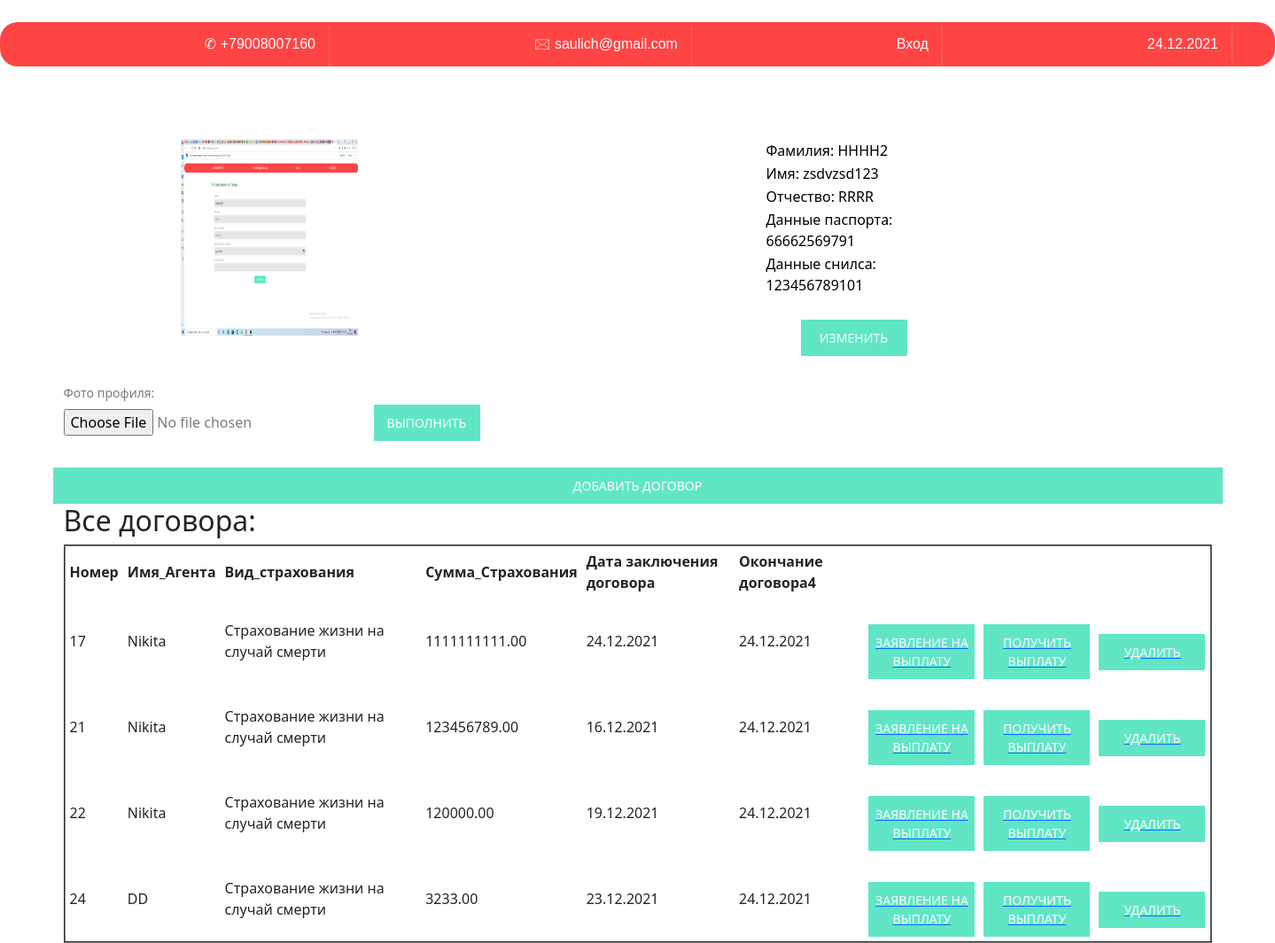
Screenshot of /home.html (signed in) with the database file from the repository.
### firstapp/models.py (models this page shows, shortened)
class User(models.Model):
    login = models.CharField(max_length=50)
    password = models.CharField(max_length=50)
    name = models.CharField(max_length=50)
    surname = models.CharField(max_length=50)
    patronymic = models.CharField(max_length=50)
    photo_profile = models.ImageField(upload_to="photos_profile/%Y/%m/%d", verbose_name="Фото профиля")

class Customer(models.Model):
    passport_data = models.CharField(max_length=150)
    snills = models.CharField(max_length=11)
    user = models.ForeignKey(User, on_delete=models.CASCADE)

class Dogovor(models.Model):
    customer = models.ForeignKey(Customer, on_delete=models.CASCADE)
    employeer = models.ForeignKey(Employeer, on_delete=models.CASCADE)
    type_view = models.ForeignKey(TypeOfInsurance, on_delete=models.CASCADE)
    time = models.DateField(default=timezone.now)
    sum_insurance = models.DecimalField(max_digits=20, decimal_places=2)

class Employeer(models.Model):
    position = models.CharField(max_length=50)
    user = models.ForeignKey(User, on_delete=models.CASCADE)
    def __str__(self):
        return self.user.name

class TypeOfInsurance(models.Model):
    сontract_time = models.DateTimeField()
    Name_view = models.CharField(max_length=150)
    Description_view = models.TextField(blank=True)
    percentage_of_insurance_premium = models.DecimalField(max_digits=20, decimal_places=2)
    def __str__(self):
        return self.Name_view

### firstapp/views.py (the view, shortened to what this page needs)
# urls.py: path('home.html', PageHome.as_view()),
class PageHome(View):
    def get(self, request):
        if 'id_user' in request.session.keys():
            tasks = get_material(request.session['id_user'])
            information = get_info(request.session['id_user'])
            ifnodogovor1 = get_count_dogovor()
            ifnodogovor = get_info_dogovor(request.session['id_user'])
            context = {
                'tasks': tasks,
                'information': information,
                'ifnodogovor': ifnodogovor,
                'ifnodogovor1': ifnodogovor1
            }
        return render(request, 'home.html', context=context)

### firstapp/basa.py (called while the page is built)
def get_material(user_id):
    materials = Customer.objects.filter(user=user_id)
    return materials

def get_info(user_id):
    info = User.objects.filter(id=user_id)
    return info

def get_info_dogovor(user_id):
    info_dogovor = Dogovor.objects.filter(customer=user_id)
    return info_dogovor

def get_count_dogovor():
    count = Dogovor.objects.all().count()
    return count

### firstapp/templates/home.html (shortened to what this page needs)
{% extends 'layout.html'%}
{% block content%}
 <div class="container" >
  <div class="row">
    <div class="col-12 col-sm-12 col-md-6 col-lg-6 col-xl-6 photoProfil">
        {% for info in information %}
            <img src="{{info.photo_profile}}" width="200" height="222" >
        {% endfor %}
    </div>
      {% for info in information %}
            {% for task in tasks %}
                {% include 'string.html' %}
            {% endfor %}
        {% endfor %}
      <form method="post" enctype="multipart/form-data">
                <label >Фото профиля:</label>
                <input type="file" name="photo_profile"  required>
                <button type="submit" STYLE="margin-top:-35px; margin-left:350px;">Выполнить</button>
            </form>
      <button onclick="window.location.href='dogovor.html'">Добавить договор</button>
      <div class="block">
            <h2 class="extremum-click">Все договора:</h2>
            <div class="extremum-slide">
    <div class="documents">
     <table border="2" width="100%" cellpadding="5" rules="rows" id ="zen">
         <tr>
                <th>Номер</th>
                <th>Имя_Агента</th>
                <th>Вид_страхования</th>
                <th>Сумма_Страхования</th>
                <th>Дата заключения договора</th>
                <th>Окончание договора{{ifnodogovor1}}</th>
           </tr>
        <tbody>
         {% for infodoc in ifnodogovor %}
                 {% include 'table.html' %}
        {% endfor %}
        </table>
            </div>
        </div>
    </div>
  </div>
</div>
  {% endblock %}

### firstapp/templates/string.html
{% block content %}
    <div class="col-8 col-sm-8 col-md-4 col-lg-4 col-xl-4 info">
      <table class="ret">
        <tr class="success">
            <td width="200px"><font color="Black">Фамилия: {{info.surname}} </font></td>
        </tr>
        <tr class="success">
            <td width="200px"><font color="Black">Имя: {{info.name}}</font></td>
        </tr>
        <tr class="success">
            <td width="200px"><font color="Black">Отчество: {{info.patronymic}}</font></td>
        </tr>
          <tr class="success">
            <td width="200px"><font color="Black">Данные паспорта: {{task.passport_data}}</font></td>
        </tr>
          <tr class="success">
            <td width="200px"><font color="Black">Данные снилса: {{task.snills}}</font></td>
        </tr>
        <tr>
            <td>
                <button onclick="window.location.href='edit_customer.html/{{info.id}}'">Изменить</button>
            </td>
        </tr>
    </table>
    </div>
{% endblock %}

### firstapp/templates/table.html
{% block content %}
            <tr>
                <td>{{infodoc.id}}</td>
                <td>{{infodoc.employeer}}</td>
                <td>{{infodoc.type_view}}</td>
                <td>{{infodoc.sum_insurance}}</td>
                <td>{{infodoc.time|date:"d.m.Y"}}</td>
                <td>{{infodoc.type_view.сontract_time|date:"d.m.Y"}}</td>
                <td><a  href="application_for_payment.html/{{infodoc.id}}"><button >Заявление на выплату</button></a></td>
                <td><a  href="payment.html/{{infodoc.id}}"><button >Получить выплату</button></a></td>
                <td><a  href="delete_dogovor.html/{{infodoc.id}}"><button >Удалить</button></a>
            </td>
            </tr>
{% endblock %}

### firstapp/static/CSS/registration.css (style rules this page uses)
form { background: white; float: left; width: calc(97% - 240px); padding: 30px; border-radius: 0 20px 20px 0; color: #7b7b7b; }
label, span { display: block; font-size: 14px; margin-bottom: 8px; }
button { padding: 10px 0; border-width: 0; display: block; width: 120px; margin: 25px auto 0; background: #60e6c5; color: white; font-size: 14px; outline: none; text-transform: uppercase; }

### firstapp/static/CSS/home.css (style rules this page uses)
.photoProfil { margin-top:5%; margin-left:10%; }
.info { margin-top:5%; }
.documents { width: 100%; height: 50%; }
th { bordercolor:Black; }

### rows the page displays
User: photo_profile (picture), surname "HHHH2", name "zsdvzsd123", patronymic "RRRR"
Customer: passport_data "66662569791", snills "123456789101"
Dogovor: id "17", employeer "Nikita", type_view "Страхование жизни на случай смерти", sum_insurance "1111111111.00", time "24.12.2021", type_view.сontract_time "24.12.2021"
Dogovor: id "21", employeer "Nikita", type_view "Страхование жизни на случай смерти", sum_insurance "123456789.00", time "16.12.2021", type_view.сontract_time "24.12.2021"
Dogovor: id "22", employeer "Nikita", type_view "Страхование жизни на случай смерти", sum_insurance "120000.00", time "19.12.2021", type_view.сontract_time "24.12.2021"
Dogovor: id "24", employeer "DD", type_view "Страхование жизни на случай смерти", sum_insurance "3233.00", time "23.12.2021", type_view.сontract_time "24.12.2021"

### other values shown
{{ ifnodogovor1 }} "4"
